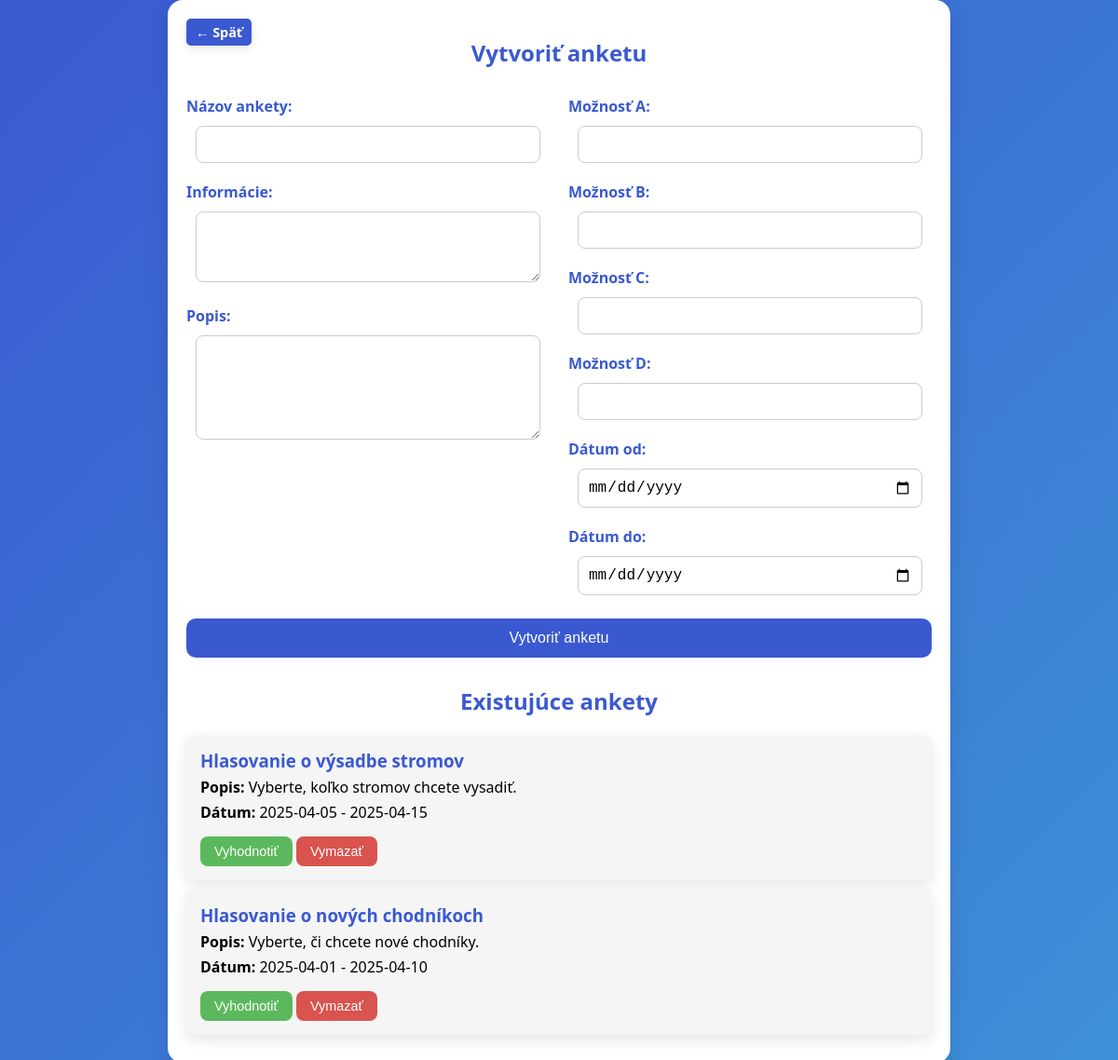
Page /cabinet/votingcreate.php on the committed database.
### tables this page shows
CREATE TABLE `hlasovanie` (
  `id` int(11) NOT NULL,
  `nazov` varchar(255) NOT NULL,
  `info` text DEFAULT NULL,
  `popis` text DEFAULT NULL,
  `moznost1` varchar(255) DEFAULT NULL,
  `moznost2` varchar(255) DEFAULT NULL,
  `moznost3` varchar(255) DEFAULT NULL,
  `moznost4` varchar(255) DEFAULT NULL,
  `datum_od` date DEFAULT NULL,
  `datum_do` date DEFAULT NULL
);

### cabinet/votingcreate.php (the view, shortened to what this page needs)
<?php
include 'db.php';
$ankety = [];
$result = $conn->query("SELECT * FROM hlasovanie ORDER BY datum_od DESC");
if ($result->num_rows > 0) {
    while ($row = $result->fetch_assoc()) {
        $ankety[] = $row;
    }
}
?>
<!DOCTYPE html>
<html lang="sk">
<head>
</head>
<body>
    <div class="container">
        <a href="cabinet_menu.php" class="back-button">← Späť</a>
        <h2>Vytvoriť anketu</h2>
        <form method="post">
            <div class="form-section">
                <div class="form-left">
                    <label for="nazov">Názov ankety:</label>
                    <input type="text" id="nazov" name="nazov" required>
                    <label for="info">Informácie:</label>
                    <textarea id="info" name="info" rows="3"></textarea>
                    <label for="popis">Popis:</label>
                    <textarea id="popis" name="popis" rows="5"></textarea>
                </div>
                <div class="form-right">
                    <label for="moznost1">Možnosť A:</label>
                    <input type="text" id="moznost1" name="moznost1" required>
                    <label for="moznost2">Možnosť B:</label>
                    <input type="text" id="moznost2" name="moznost2" required>
                    <label for="moznost3">Možnosť C:</label>
                    <input type="text" id="moznost3" name="moznost3">
                    <label for="moznost4">Možnosť D:</label>
                    <input type="text" id="moznost4" name="moznost4">
                    <label for="datum_od">Dátum od:</label>
                    <input type="date" id="datum_od" name="datum_od" required>
                    <label for="datum_do">Dátum do:</label>
                    <input type="date" id="datum_do" name="datum_do" required>
                </div>
            </div>
            <input type="submit" name="create" value="Vytvoriť anketu">
        </form>
        <div class="ankety-list">
            <h2>Existujúce ankety</h2>
            <?php foreach ($ankety as $anketa): ?>
                <div class="anketa">
                    <h3><?= htmlspecialchars($anketa['nazov']) ?></h3>
                    <p><strong>Popis:</strong> <?= htmlspecialchars($anketa['popis']) ?></p>
                    <p><strong>Dátum:</strong> <?= htmlspecialchars($anketa['datum_od']) ?> - <?= htmlspecialchars($anketa['datum_do']) ?></p>
                    <form method="post" style="display: inline;">
                        <button type="submit" name="evaluate" class="evaluate-button">Vyhodnotiť</button>
                    </form>
                    <form method="post" style="display: inline;">
                        <button type="submit" name="delete" class="delete-button">Vymazať</button>
                    </form>
                </div>
            <?php endforeach; ?>
        </div>
    </div>
</body>
</html>

### rows in the picture
hlasovanie: nazov "Hlasovanie o výsadbe stromov", popis "Vyberte, koľko stromov chcete vysadiť.", datum_od "2025-04-05", datum_do "2025-04-15"
hlasovanie: nazov "Hlasovanie o nových chodníkoch", popis "Vyberte, či chcete nové chodníky.", datum_od "2025-04-01", datum_do "2025-04-10"
